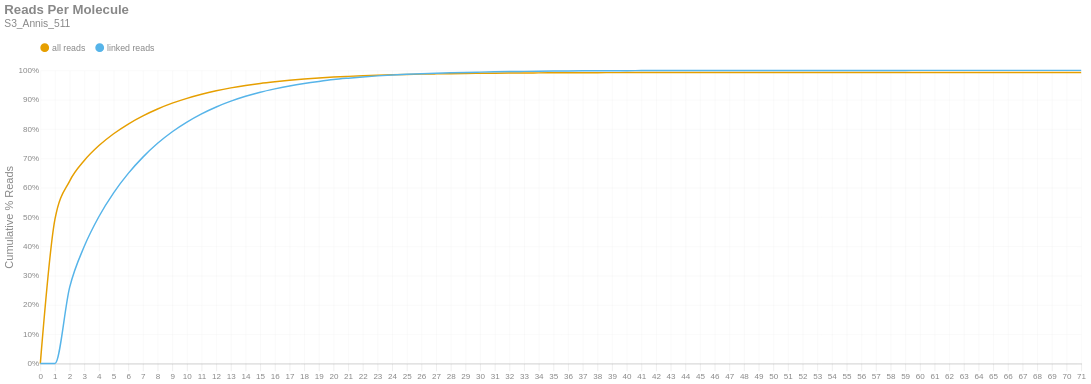

Notebook cell for this chart:
### Markdown cell above
### Reads per Molecule
This chart shows the cumulative distribution of the number of reads per linked molecule. That is, how many alignments are associated with a unique molecule. This excludes the number of reads associated with invalid or absent linked-read barcodes. The `linked` histogram is the percentages recalculated when disregarding singletons.

### Code cell
if SKIPLR:
    print_html(f"Skipped")
else:
    counts = np.bincount(valids['reads'].cast(pl.Int64).to_numpy())
    weighted = counts * np.arange(len(counts))
    all_perc = weighted / n_reads
    linked_perc = weighted / n_linked_reads
    linked_perc[1] = 0
    binned_df = pl.DataFrame({
        'readsper': list(range(len(counts))),
        'all reads (cumsum)': np.cumsum(all_perc).tolist(),
        'linked reads (cumsum)': np.cumsum(linked_perc).tolist(),
    })

    with SafeRender(binned_df):
        (
            density_plot(binned_df, 'Reads Per Molecule', samplename, 'readspmol')
            .encode(
                x=alt.X('readsper:O', title=None).axis(labelAngle=0).scale(padding=0),
                y=alt.Y('value:Q', title='Cumulative % Reads').axis(format='%').stack(False),
                color=alt.Color("key:N").scale(domain=["all reads", "linked reads"]),
                tooltip=[
                    alt.Tooltip("key:N", title="Data Type"),
                    alt.Tooltip("readsper:O", title="Reads Per Molecule"),
                    alt.Tooltip("value:Q", format=".2%", title="% Reads (Cum.)")
                ]            
            )
        ).display()

### Figure 1 — Vega-Lite specification as saved in the notebook (floating-point values rounded to 4 significant figures)
{"width": "container", "height": 400, "config": {"title": {"anchor": "start", "dy": -15, "fontSize": 18, "color": "#888888", "subtitleColor": "#888888", "subtitleFontSize": 14}, "arc": {"fill": "#0072B2"}, "axis": {"domainColor": "#888888", "domainWidth": 0.5, "gridWidth": 0.2, "grid": false, "titleFontWeight": 400, "titleFontSize": 15, "labelFontSize": 11, "labelColor": "#888888", "tickColor": "#888888", "tickWidth": 0.2, "titleColor": "#888888"}, "axisBand": {"grid": false}, "axisX": {"grid": true, "tickSize": 10, "domainCap": "round"}, "axisY": {"domain": false, "grid": true, "tickSize": 0, "domainCap": "round"}, "background": "transparent", "header": {"labelFontSize": 15, "labelColor": "#888888", "titleFontSize": 15, "titleFontWeight": 600, "titleColor": "#888888"}, "legend": {"labelFont": "sans-serif", "labelFontSize": 12, "labelColor": "#888888", "symbolSize": 100, "symbolType": "circle", "titleFontSize": 12, "titlePadding": 10, "titleColor": "#888888", "title": null, "orient": "top"}, "range": {"category": ["#E69F00", "#56B4E9", "#009E73", "#F0E442", "#0072B2", "#D55E00", "#CC79A7", "#000000"], "diverging": ["#cfe8f3", "#a2d4ec", "#73bfe2", "#46abdb", "#1696d2", "#12719e"]}, "area": {"fill": "#0072B2", "fillOpacity": 0.7, "line": true, "strokeOpacity": 0.7}, "line": {"color": "#0072B2", "stroke": "#0072B2", "strokeWidth": 2}, "trail": {"color": "#0072B2", "stroke": "#0072B2", "strokeWidth": 0, "size": 1}, "point": {"filled": true, "fillOpacity": 1.0, "size": 95}, "text": {"color": "#888888", "fontSize": 11, "align": "right", "fontWeight": 400, "size": 11}, "bar": {"fill": "#0072B2", "stroke": null}, "view": {"stroke": null, "continuousWidth": 660, "continuousHeight": 400}}, "data": {"name": "data-707b63cf0c6dded1ad9f426838e5caa5"}, "mark": {"type": "line", "interpolate": "monotone", "point": {"opacity": 0, "size": 275}}, "encoding": {"color": {"field": "key", "scale": {"domain": ["all reads", "linked reads"]}, "type": "nominal"}, "tooltip": [{"field": "key", "title": "Data Type", "type": "nominal"}, {"field": "readsper", "title": "Reads Per Molecule", "type": "ordinal"}, {"field": "value", "format": ".2%", "title": "% Reads (Cum.)", "type": "quantitative"}], "x": {"axis": {"labelAngle": 0}, "field": "readsper", "scale": {"padding": 0}, "title": null, "type": "ordinal"}, "y": {"axis": {"format": "%"}, "field": "value", "stack": false, "title": "Cumulative % Reads", "type": "quantitative"}}, "params": [{"name": "param_c36ac31b6afebe62", "select": {"type": "point", "fields": ["key"]}, "bind": "legend"}], "title": {"text": "Reads Per Molecule", "subtitle": "S3_Annis_511"}, "transform": [{"fold": ["all reads (cumsum)", "linked reads (cumsum)"]}, {"calculate": "replace(datum.key, ' (cumsum)', '')", "as": "key"}, {"filter": {"param": "param_c36ac31b6afebe62"}}], "usermeta": {"embedOptions": {"downloadFileName": "S3_Annis_511.readspmol"}}, "$schema": "https://vega.github.io/schema/vega-lite/v6.1.0.json", "datasets": {"data-707b63cf0c6dded1ad9f426838e5caa5": [{"readsper": 0, "all reads (cumsum)": 0.0, "linked reads (cumsum)": 0.0}, {"readsper": 1, "all reads (cumsum)": 0.4925, "linked reads (cumsum)": 0.0}, {"readsper": 2, "all reads (cumsum)": 0.6224, "linked reads (cumsum)": 0.2597}, {"readsper": 3, "all reads (cumsum)": 0.6926, "linked reads (cumsum)": 0.3999}, {"readsper": 4, "all reads (cumsum)": 0.7435, "linked reads (cumsum)": 0.5016}, {"readsper": 5, "all reads (cumsum)": 0.7839, "linked reads (cumsum)": 0.5823}, {"readsper": 6, "all reads (cumsum)": 0.8171, "linked reads (cumsum)": 0.6487}, {"readsper": 7, "all reads (cumsum)": 0.8448, "linked reads (cumsum)": 0.7041}, {"readsper": 8, "all reads (cumsum)": 0.8684, "linked reads (cumsum)": 0.7512}, {"readsper": 9, "all reads (cumsum)": 0.8881, "linked reads (cumsum)": 0.7907}, {"readsper": 10, "all reads (cumsum)": 0.9046, "linked reads (cumsum)": 0.8237}, {"readsper": 11, "all reads (cumsum)": 0.9187, "linked reads (cumsum)": 0.8517}, {"readsper": 12, "all reads (cumsum)": 0.9304, "linked reads (cumsum)": 0.8752}, {"readsper": 13, "all reads (cumsum)": 0.9403, "linked reads (cumsum)": 0.8949}, {"readsper": 14, "all reads (cumsum)": 0.9486, "linked reads (cumsum)": 0.9115}, {"readsper": 15, "all reads (cumsum)": 0.9555, "linked reads (cumsum)": 0.9254}, {"readsper": 16, "all reads (cumsum)": 0.9613, "linked reads (cumsum)": 0.9368}, {"readsper": 17, "all reads (cumsum)": 0.9663, "linked reads (cumsum)": 0.9469}, {"readsper": 18, "all reads (cumsum)": 0.9705, "linked reads (cumsum)": 0.9553}, {"readsper": 19, "all reads (cumsum)": 0.974, "linked reads (cumsum)": 0.9624}, {"readsper": 20, "all reads (cumsum)": 0.9772, "linked reads (cumsum)": 0.9686}, {"readsper": 21, "all reads (cumsum)": 0.9795, "linked reads (cumsum)": 0.9734}, {"readsper": 22, "all reads (cumsum)": 0.9816, "linked reads (cumsum)": 0.9775}, {"readsper": 23, "all reads (cumsum)": 0.9835, "linked reads (cumsum)": 0.9813}, {"readsper": 24, "all reads (cumsum)": 0.985, "linked reads (cumsum)": 0.9843}, {"readsper": 25, "all reads (cumsum)": 0.9862, "linked reads (cumsum)": 0.9867}, {"readsper": 26, "all reads (cumsum)": 0.9872, "linked reads (cumsum)": 0.9887}, {"readsper": 27, "all reads (cumsum)": 0.988, "linked reads (cumsum)": 0.9903}, {"readsper": 28, "all reads (cumsum)": 0.9887, "linked reads (cumsum)": 0.9918}, {"readsper": 29, "all reads (cumsum)": 0.9893, "linked reads (cumsum)": 0.993}, {"readsper": 30, "all reads (cumsum)": 0.9899, "linked reads (cumsum)": 0.994}, {"readsper": 31, "all reads (cumsum)": 0.9904, "linked reads (cumsum)": 0.995}, {"readsper": 32, "all reads (cumsum)": 0.9908, "linked reads (cumsum)": 0.9959}, {"readsper": 33, "all reads (cumsum)": 0.9911, "linked reads (cumsum)": 0.9965}, {"readsper": 34, "all reads (cumsum)": 0.9914, "linked reads (cumsum)": 0.9971}, {"readsper": 35, "all reads (cumsum)": 0.9917, "linked reads (cumsum)": 0.9977}, {"readsper": 36, "all reads (cumsum)": 0.9919, "linked reads (cumsum)": 0.9981}, {"readsper": 37, "all reads (cumsum)": 0.9921, "linked reads (cumsum)": 0.9984}, {"readsper": 38, "all reads (cumsum)": 0.9922, "linked reads (cumsum)": 0.9986}, {"readsper": 39, "all reads (cumsum)": 0.9923, "linked reads (cumsum)": 0.9989}, {"readsper": 40, "all reads (cumsum)": 0.9924, "linked reads (cumsum)": 0.999}, {"readsper": 41, "all reads (cumsum)": 0.9925, "linked reads (cumsum)": 0.9992}, {"readsper": 42, "all reads (cumsum)": 0.9925, "linked reads (cumsum)": 0.9993}, {"readsper": 43, "all reads (cumsum)": 0.9926, "linked reads (cumsum)": 0.9994}, {"readsper": 44, "all reads (cumsum)": 0.9926, "linked reads (cumsum)": 0.9995}, {"readsper": 45, "all reads (cumsum)": 0.9927, "linked reads (cumsum)": 0.9996}, {"readsper": 46, "all reads (cumsum)": 0.9927, "linked reads (cumsum)": 0.9997}, {"readsper": 47, "all reads (cumsum)": 0.9927, "linked reads (cumsum)": 0.9997}, {"readsper": 48, "all reads (cumsum)": 0.9927, "linked reads (cumsum)": 0.9997}, {"readsper": 49, "all reads (cumsum)": 0.9927, "linked reads (cumsum)": 0.9998}, {"readsper": 50, "all reads (cumsum)": 0.9928, "linked reads (cumsum)": 0.9998}, {"readsper": 51, "all reads (cumsum)": 0.9928, "linked reads (cumsum)": 0.9998}, {"readsper": 52, "all reads (cumsum)": 0.9928, "linked reads (cumsum)": 0.9999}, {"readsper": 53, "all reads (cumsum)": 0.9928, "linked reads (cumsum)": 0.9999}, {"readsper": 54, "all reads (cumsum)": 0.9928, "linked reads (cumsum)": 0.9999}, {"readsper": 55, "all reads (cumsum)": 0.9928, "linked reads (cumsum)": 0.9999}, {"readsper": 56, "all reads (cumsum)": 0.9928, "linked reads (cumsum)": 0.9999}, {"readsper": 57, "all reads (cumsum)": 0.9928, "linked reads (cumsum)": 0.9999}, {"readsper": 58, "all reads (cumsum)": 0.9928, "linked reads (cumsum)": 0.9999}, {"readsper": 59, "all reads (cumsum)": 0.9928, "linked reads (cumsum)": 0.9999}, {"readsper": 60, "all reads (cumsum)": 0.9928, "linked reads (cumsum)": 0.9999}, {"readsper": 61, "all reads (cumsum)": 0.9928, "linked reads (cumsum)": 0.9999}, {"readsper": 62, "all reads (cumsum)": 0.9928, "linked reads (cumsum)": 0.9999}, {"readsper": 63, "all reads (cumsum)": 0.9928, "linked reads (cumsum)": 1.0}, {"readsper": 64, "all reads (cumsum)": 0.9929, "linked reads (cumsum)": 1.0}, {"readsper": 65, "all reads (cumsum)": 0.9929, "linked reads (cumsum)": 1.0}, {"readsper": 66, "all reads (cumsum)": 0.9929, "linked reads (cumsum)": 1.0}, {"readsper": 67, "all reads (cumsum)": 0.9929, "linked reads (cumsum)": 1.0}, {"readsper": 68, "all reads (cumsum)": 0.9929, "linked reads (cumsum)": 1.0}, {"readsper": 69, "all reads (cumsum)": 0.9929, "linked reads (cumsum)": 1.0}, {"readsper": 70, "all reads (cumsum)": 0.9929, "linked reads (cumsum)": 1.0}, {"readsper": 71, "all reads (cumsum)": 0.9929, "linked reads (cumsum)": 1.0}]}}
